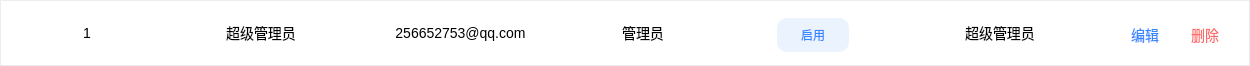
<?xml version="1.0" encoding="UTF-8"?>
<ui version="4.0">
 <class>RoleTableItem</class>
 <widget class="QWidget" name="RoleTableItem">
  <property name="geometry">
   <rect>
    <x>0</x>
    <y>0</y>
    <width>1250</width>
    <height>66</height>
   </rect>
  </property>
  <property name="minimumSize">
   <size>
    <width>0</width>
    <height>66</height>
   </size>
  </property>
  <property name="maximumSize">
   <size>
    <width>16777215</width>
    <height>66</height>
   </size>
  </property>
  <property name="windowTitle">
   <string>Form</string>
  </property>
  <layout class="QHBoxLayout" name="horizontalLayout">
   <property name="spacing">
    <number>0</number>
   </property>
   <property name="leftMargin">
    <number>0</number>
   </property>
   <property name="topMargin">
    <number>0</number>
   </property>
   <property name="rightMargin">
    <number>0</number>
   </property>
   <property name="bottomMargin">
    <number>0</number>
   </property>
   <item>
    <widget class="QFrame" name="roleTableItemBg">
     <property name="styleSheet">
      <string notr="true">#roleTableItemBg { 
	background-color: #FFFFFF; 
	border: 1px solid #EBEDF0; 
	color: #222222; 
}
*{ font-family : 微软雅⿊; font-size : 14px; line-height : 19px; }</string>
     </property>
     <property name="frameShape">
      <enum>QFrame::Shape::StyledPanel</enum>
     </property>
     <property name="frameShadow">
      <enum>QFrame::Shadow::Raised</enum>
     </property>
     <widget class="QLabel" name="idLabel">
      <property name="geometry">
       <rect>
        <x>0</x>
        <y>0</y>
        <width>174</width>
        <height>66</height>
       </rect>
      </property>
      <property name="text">
       <string>1</string>
      </property>
      <property name="alignment">
       <set>Qt::AlignmentFlag::AlignCenter</set>
      </property>
     </widget>
     <widget class="QLabel" name="emailLabel">
      <property name="geometry">
       <rect>
        <x>348</x>
        <y>0</y>
        <width>225</width>
        <height>66</height>
       </rect>
      </property>
      <property name="styleSheet">
       <string notr="true">#emailLabel{ border : none; }</string>
      </property>
      <property name="text">
       <string>256652753@qq.com</string>
      </property>
      <property name="alignment">
       <set>Qt::AlignmentFlag::AlignCenter</set>
      </property>
     </widget>
     <widget class="QLabel" name="nameLabel">
      <property name="geometry">
       <rect>
        <x>568</x>
        <y>0</y>
        <width>150</width>
        <height>66</height>
       </rect>
      </property>
      <property name="text">
       <string>管理员</string>
      </property>
      <property name="alignment">
       <set>Qt::AlignmentFlag::AlignCenter</set>
      </property>
      <property name="wordWrap">
       <bool>true</bool>
      </property>
     </widget>
     <widget class="QPushButton" name="statusButton">
      <property name="geometry">
       <rect>
        <x>777</x>
        <y>18</y>
        <width>72</width>
        <height>34</height>
       </rect>
      </property>
      <property name="styleSheet">
       <string notr="true">#statusButton {
	color: #3686FF; 
	background-color: #EBF3FF; 
	border: none; 
	border-radius: 10px; 
	font-size: 12px; 
	line-height: 16px; 
}</string>
      </property>
      <property name="text">
       <string>启用</string>
      </property>
     </widget>
     <widget class="QLabel" name="commentLabel">
      <property name="geometry">
       <rect>
        <x>906</x>
        <y>0</y>
        <width>188</width>
        <height>66</height>
       </rect>
      </property>
      <property name="text">
       <string>超级管理员</string>
      </property>
      <property name="alignment">
       <set>Qt::AlignmentFlag::AlignCenter</set>
      </property>
     </widget>
     <widget class="QPushButton" name="editBtn">
      <property name="geometry">
       <rect>
        <x>1130</x>
        <y>25</y>
        <width>30</width>
        <height>19</height>
       </rect>
      </property>
      <property name="styleSheet">
       <string notr="true">#editBtn { background-color: transparent; border: none; color: #3686FF; }</string>
      </property>
      <property name="text">
       <string>编辑</string>
      </property>
     </widget>
     <widget class="QPushButton" name="delBtn">
      <property name="geometry">
       <rect>
        <x>1190</x>
        <y>25</y>
        <width>30</width>
        <height>19</height>
       </rect>
      </property>
      <property name="styleSheet">
       <string notr="true">#delBtn { background-color: transparent; border: none; color: #FD6A6A; }</string>
      </property>
      <property name="text">
       <string>删除</string>
      </property>
     </widget>
     <widget class="QLabel" name="roleLabel">
      <property name="geometry">
       <rect>
        <x>174</x>
        <y>0</y>
        <width>174</width>
        <height>66</height>
       </rect>
      </property>
      <property name="text">
       <string>超级管理员</string>
      </property>
      <property name="alignment">
       <set>Qt::AlignmentFlag::AlignCenter</set>
      </property>
     </widget>
    </widget>
   </item>
  </layout>
 </widget>
 <resources/>
 <connections/>
</ui>
